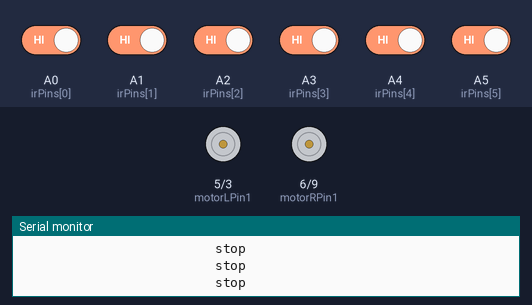
Bench run of a sketch on a simulated Arduino Uno, built with avr-gcc and run on an emulated ATmega328P. Parts: motor-driver pin pairs drawn as motors (green arrow = first pin HIGH = forward, orange = second pin HIGH = backward, longer = more drive), the last lines printed to the serial monitor. The test bench sets the inputs (shaded band); at power-on: A0 (irPins[0]), A1 (irPins[1]), A2 (irPins[2]), A3 (irPins[3]), A4 (irPins[4]), A5 (irPins[5]) HIGH.

Above: at 1.2 s.
1.3 s: A1 (irPins[1]) driven LOW
At 2.5 s:
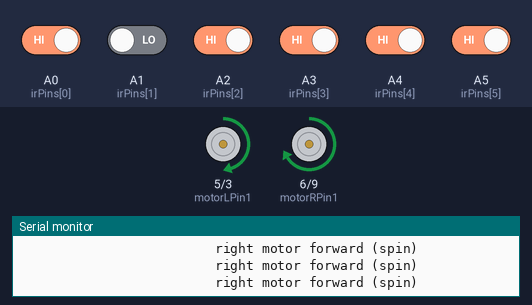
2.8 s: A2 (irPins[2]) driven LOW
4.6 s: A1 (irPins[1]) driven HIGH
At 5.0 s:
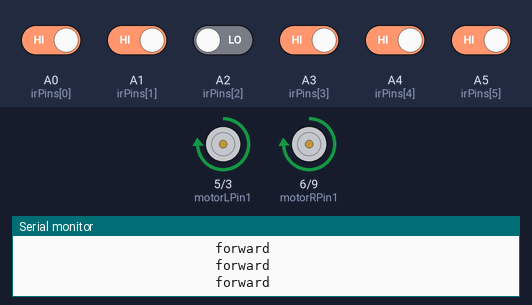
6.1 s: A0 (irPins[0]) driven LOW
9.1 s: A0 (irPins[0]) driven HIGH
10.7 s: A2 (irPins[2]) driven HIGH
At 11.0 s:
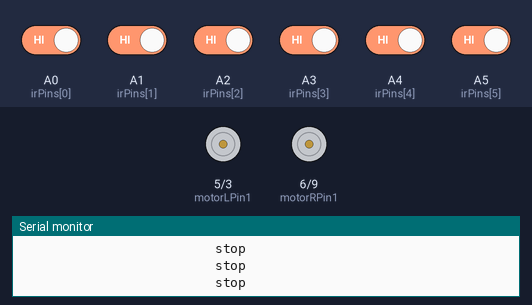
Timing chart, 0 to 13.7 s (numbered marks = the images above; inputs shaded):
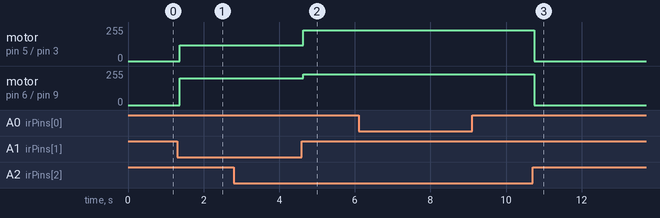

The sketch:

boat_bit_white.ino
```cpp
const int motorRPin1 = 6; // motor +
const int motorRPin2 = 9;  // motor -
const int motorLPin1 = 5; // +
const int motorLPin2 = 3; // -

int motorLSpeed = 255;//speed full left
int motorRSpeed = 255;//speed full right
int slow = 140;   // speed slow

const int irPins[6] = {A0, A1, A2, A3, A4, A5}; //pin dif
int irSensorDigital[6] = {0,0,0,0,0,0};// array variabale
int i,j = 0; // for loop
int irSensors = B000000; // bit dif.


void setup()
{
  pinMode(motorLPin1,OUTPUT);   //M
  pinMode(motorLPin2,OUTPUT);   //O
  pinMode(motorRPin1,OUTPUT);   //T
  pinMode(motorRPin2,OUTPUT);   //O
                                //
  for (int i = 0; i <= 5; i++)//input from IR array
  {pinMode(irPins[i], INPUT);}

Serial.begin(9600); // Starts the serial communication
}

void loop() {
      scan();
     check();
}

void check( )
{
     switch (irSensors) {


   case B110011:
     go();
     break;
   case B111011:
     go();
     break;
   case B110111:
     go();
     break;
   case B111101:
     rightS();
     break;
   case B111100:
     rightS();
     break;

   case B111111:
     stopme();
     break;

     default:

     Serial.print("Unhandled case: ");

     }
}


void rightS()

{
     Serial.println("                         right motor forward (spin)");
     analogWrite(motorRPin1, 200);
     analogWrite(motorRPin2, 0);
     analogWrite(motorLPin1, 120);
     analogWrite(motorLPin2, 0);

}


void leftS()  //turn left
{
     Serial.println("                         left  motor forward (spin)");
     analogWrite(motorRPin1, 200);
     analogWrite(motorRPin2, 0);
     analogWrite(motorLPin1, 0);
     analogWrite(motorLPin2, 0);

}
void le()  //slow forward left
{
     Serial.println("                         left  motor slow forward ");
     analogWrite(motorRPin1, 140);
     analogWrite(motorRPin2, 0);
     analogWrite(motorLPin1, 220);
     analogWrite(motorLPin2, 0);

}
void go()  // forward
{
     Serial.println("                         forward ");
     analogWrite(motorRPin1, 230);
     analogWrite(motorRPin2, 0);
     analogWrite(motorLPin1, 230);
     analogWrite(motorLPin2, 0);

}

void stopme()  //stop
{
     Serial.println("                         stop");
     analogWrite(motorRPin1, 0);
     analogWrite(motorRPin2, 0);
     analogWrite(motorLPin1, 0);
     analogWrite(motorLPin2, 0);

}


void scan()//Scan IR white and black
{
  for ( byte count = 0; count <= 5;count++ )
{
  bitWrite(irSensors, count, digitalRead( irPins[count] ));
}
}
```

Measured:
- after the input at 1.3 s, motor on pin 5 (motorLPin1) / pin 3 (motorLPin2): stopped → forward 120/255 after 0.07 s; motor on pin 6 (motorRPin1) / pin 9 (motorRPin2): stopped → forward 200/255 after 0.07 s
- after the input at 4.6 s, motor on pin 5 (motorLPin1) / pin 3 (motorLPin2): forward 120/255 → forward 230/255 at once; motor on pin 6 (motorRPin1) / pin 9 (motorRPin2): forward 200/255 → forward 230/255 at once
- after the input at 10.7 s, motor on pin 5 (motorLPin1) / pin 3 (motorLPin2), motor on pin 6 (motorRPin1) / pin 9 (motorRPin2): forward 230/255 → stopped after 0.05 s
